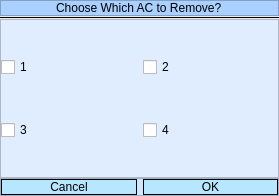
<?xml version="1.0" encoding="UTF-8"?>
<ui version="4.0">
 <class>Dialog</class>
 <widget class="QDialog" name="Dialog">
  <property name="geometry">
   <rect>
    <x>0</x>
    <y>0</y>
    <width>279</width>
    <height>196</height>
   </rect>
  </property>
  <property name="windowTitle">
   <string>Dialog</string>
  </property>
  <property name="styleSheet">
   <string notr="true">#frame_3 QPushButton
{
	font: 12pt &quot;Times New Roman&quot;;
}</string>
  </property>
  <layout class="QVBoxLayout" name="verticalLayout">
   <property name="spacing">
    <number>0</number>
   </property>
   <property name="leftMargin">
    <number>0</number>
   </property>
   <property name="topMargin">
    <number>0</number>
   </property>
   <property name="rightMargin">
    <number>0</number>
   </property>
   <property name="bottomMargin">
    <number>0</number>
   </property>
   <item>
    <widget class="QFrame" name="frame">
     <property name="styleSheet">
      <string notr="true">#frame{
	background-color: rgb(169, 208, 255);
}

QLabel{
	font: 16pt &quot;Times New Roman&quot;;
}</string>
     </property>
     <property name="frameShape">
      <enum>QFrame::StyledPanel</enum>
     </property>
     <property name="frameShadow">
      <enum>QFrame::Raised</enum>
     </property>
     <layout class="QHBoxLayout" name="horizontalLayout">
      <property name="spacing">
       <number>0</number>
      </property>
      <property name="leftMargin">
       <number>0</number>
      </property>
      <property name="topMargin">
       <number>0</number>
      </property>
      <property name="rightMargin">
       <number>0</number>
      </property>
      <property name="bottomMargin">
       <number>0</number>
      </property>
      <item alignment="Qt::AlignHCenter">
       <widget class="QLabel" name="label">
        <property name="sizePolicy">
         <sizepolicy hsizetype="Expanding" vsizetype="Preferred">
          <horstretch>0</horstretch>
          <verstretch>0</verstretch>
         </sizepolicy>
        </property>
        <property name="text">
         <string>Choose Which AC to Remove?</string>
        </property>
        <property name="wordWrap">
         <bool>false</bool>
        </property>
       </widget>
      </item>
     </layout>
    </widget>
   </item>
   <item>
    <widget class="Line" name="line">
     <property name="frameShadow">
      <enum>QFrame::Plain</enum>
     </property>
     <property name="orientation">
      <enum>Qt::Horizontal</enum>
     </property>
    </widget>
   </item>
   <item>
    <widget class="QFrame" name="frame_2">
     <property name="sizePolicy">
      <sizepolicy hsizetype="Preferred" vsizetype="Expanding">
       <horstretch>0</horstretch>
       <verstretch>0</verstretch>
      </sizepolicy>
     </property>
     <property name="styleSheet">
      <string notr="true">#frame_2{
	background-color: rgb(224, 237, 255);
}
QCheckBox{
	font: 16pt &quot;Times New Roman&quot;;
}</string>
     </property>
     <property name="frameShape">
      <enum>QFrame::StyledPanel</enum>
     </property>
     <property name="frameShadow">
      <enum>QFrame::Raised</enum>
     </property>
     <layout class="QGridLayout" name="gridLayout">
      <property name="leftMargin">
       <number>0</number>
      </property>
      <property name="topMargin">
       <number>0</number>
      </property>
      <property name="rightMargin">
       <number>0</number>
      </property>
      <property name="bottomMargin">
       <number>0</number>
      </property>
      <item row="1" column="1">
       <widget class="QCheckBox" name="ac4ChkBx">
        <property name="text">
         <string>4</string>
        </property>
       </widget>
      </item>
      <item row="0" column="0">
       <widget class="QCheckBox" name="ac1ChkBx">
        <property name="text">
         <string>1</string>
        </property>
       </widget>
      </item>
      <item row="0" column="1">
       <widget class="QCheckBox" name="ac2ChkBx">
        <property name="text">
         <string>2</string>
        </property>
       </widget>
      </item>
      <item row="1" column="0">
       <widget class="QCheckBox" name="ac3ChkBx">
        <property name="text">
         <string>3</string>
        </property>
       </widget>
      </item>
     </layout>
    </widget>
   </item>
   <item alignment="Qt::AlignBottom">
    <widget class="QFrame" name="frame_3">
     <property name="styleSheet">
      <string notr="true">#frame_3{
	background-color: rgb(206, 231, 255);
}


#frame_3 QPushButton
{
	font: 15pt &quot;Times New Roman&quot;;
	font-color: black;
	background: rgb(183, 230, 255);
	border-radius: 10px;
	border: 1px solid;
}

#frame_3 QPushButton::hover
{
	background: rgb(183, 230, 0);
}

#frame_3 QPushButton::pressed
{
	background: rgb(100, 150, 0);
}
</string>
     </property>
     <property name="frameShape">
      <enum>QFrame::StyledPanel</enum>
     </property>
     <property name="frameShadow">
      <enum>QFrame::Raised</enum>
     </property>
     <layout class="QHBoxLayout" name="horizontalLayout_2">
      <property name="leftMargin">
       <number>0</number>
      </property>
      <property name="topMargin">
       <number>0</number>
      </property>
      <property name="rightMargin">
       <number>0</number>
      </property>
      <property name="bottomMargin">
       <number>0</number>
      </property>
      <item>
       <widget class="QPushButton" name="cancelPushBtn">
        <property name="text">
         <string>Cancel</string>
        </property>
       </widget>
      </item>
      <item>
       <widget class="QPushButton" name="okPushBtn">
        <property name="text">
         <string>OK</string>
        </property>
       </widget>
      </item>
     </layout>
    </widget>
   </item>
  </layout>
 </widget>
 <resources/>
 <connections/>
</ui>
